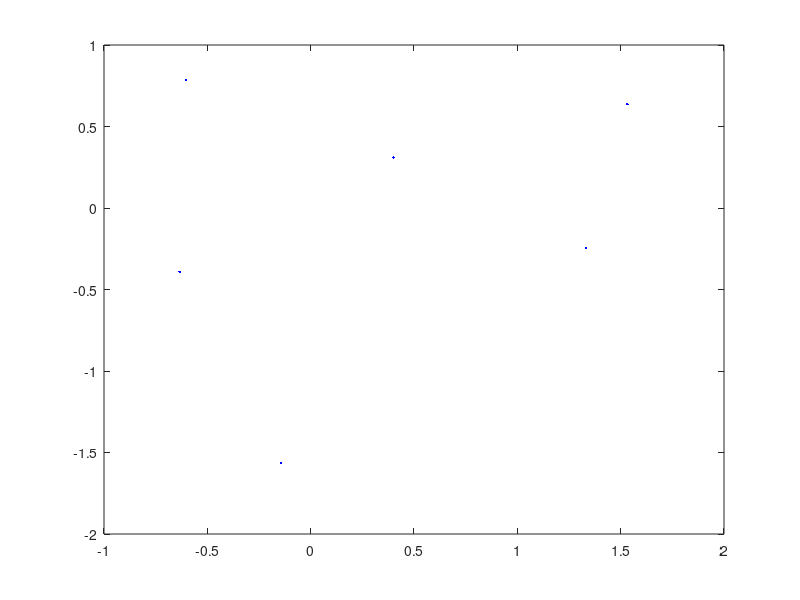

The MATLAB script that drew this image: (Note: this script raises an error after producing the figure.)
clc
clear
N = 6; % simulate N bits each transmission ( one block )
maxNumErrs = 100; % get at least 100 bit errors ( more is better )
maxNum = 2*1e4; % OR stop if maxNum bits have been simulated
EbN0 = -3:1:11; % power efficiency range
receiver = 1; % Hard receiver = 1, Soft receiver = 2
tic;
% Other Options ...
% ======================================================================= %
% Simulation Chain
% ======================================================================= %
BER = zeros (1 , length ( EbN0 )); % pre - allocate a vector for the BER results
for i = 1: length ( EbN0 ) % use parfor ( ?help parfor ? to parallelize
    totErr = 0; % running number of errors observed
    num = 0; % running w of bits processed
while (( totErr < maxNumErrs ) && ( num < maxNum ))
% ===================================================================== %
% Begin processing one block of information
% ===================================================================== %
% [SRC] generate N information bits
k = 5; % Number of information bits per code word m = randb (N, k);
m = randi([0 1],1,N);
bitsend = m;
% [ENC] convolutional encoder


trellis = poly2trellis(5,[27 26]);
c = convenc(m,trellis);

% % [MOD] symbol mapper
N2 = length(c);
bpm = 2;
m = reshape(c,[bpm, N2/bpm])';
mdec = bi2de(m,'left-msb')+1;

Eb = 2*0.5;
N0 = Eb./(10.^(EbN0(i)./10));
constellation = [1+1j 1-1j -1+1j -1-1j]; % QPSK
%constellation = [];
x = (1/sqrt(2)).*constellation(mdec);


% % [CHA] add Gaussian noise
%sigma = sqrt(1/(2*10^(EbN0(i)/10)))
%sigma = sqrt(1/(2*10^(EbN0(i)/10)))
EbN0(i)
Eb = 0.5;
N0 = Eb./(10.^(EbN0(i)./10));
sigma = sqrt(N0/2);
nI = normrnd(0,sigma,[1 length(x)]);
nQ = normrnd(0,sigma,[1 length(x)]);
y = x + nI + 1i*nQ;
plot (y, 'b. ')


yhatt = y;


switch receiver
    % % [HR] Hard Receiver
    case 1
        bhatt = zeros(1,2*length(yhatt));

        metric = abs(repmat(y.',1,length(constellation)) - repmat(constellation, length(y), 1)).^2 ;
        [tmp,y_idx] = min(metric, [], 2); % find the closest for each received symbol
        y_i = de2bi(y_idx-1,'left-msb')'; % symbol indexes
        bhatt = reshape(y_i,[1 length(c)]);
        mhatt = vitdec(bhatt,trellis,N,'trunc','hard'); % bhatt = decoded bits (output bits)

    % % [SR] Soft Receiver
    case 2
        mhatt = viterbi21(yhatt);
    otherwise
        warning('Unexpected receiver')
end
% ===================================================================== %
% End processing one block of information
% ===================================================================== %
BitErrs = 0; % count the bit errors and evaluate the bit error rate
BitErrs = sum(mhatt ~= bitsend);
totErr = totErr + BitErrs ;
num = num + N;
%disp ([ '+++ ' num2str(totErr) '/' num2str(maxNumErrs) ' errors . ' num2str(num ) '/' num2str( maxNum ) 'bits . Projected error rate ='...
%     num2str( totErr /num , '%10.1 e') '. +++ ']);
end
BER(i) = totErr /num;
end


% Therotical
EbN0_T = -3:1:11; % power efficiency range
EbN0t= 10.^(EbN0_T/10);
BER_T=qfunc(sqrt(2*EbN0t));
figure(6)
semilogy(EbN0,BER,'x',EbN0_T,BER_T,'-')
xlabel('$\frac{E_b}{N_0}$','Interpreter','latex')
ylabel('BER','Interpreter','latex')
grid on
toc
% ======================================================================= %
% End
% ======================================================================= %